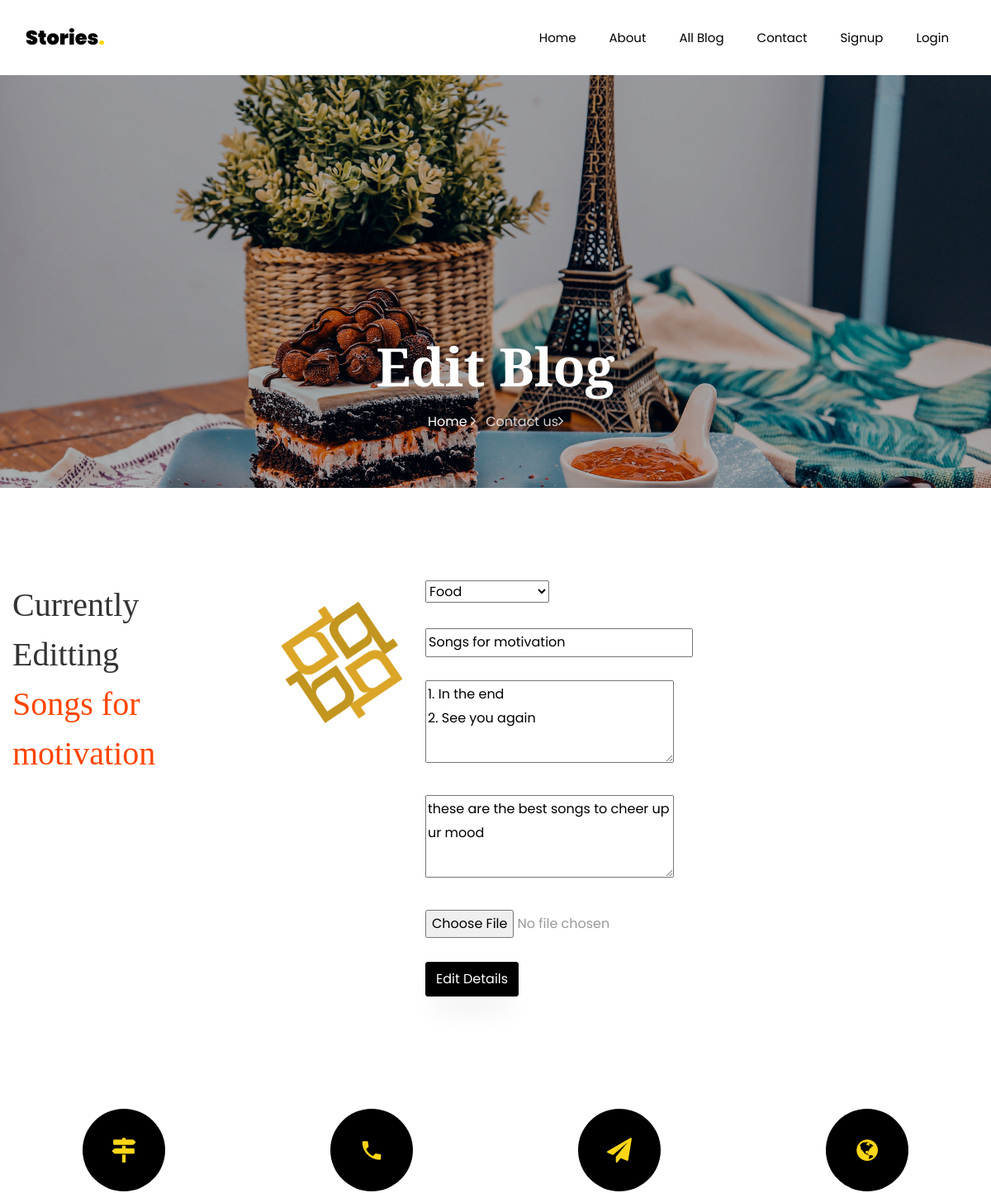
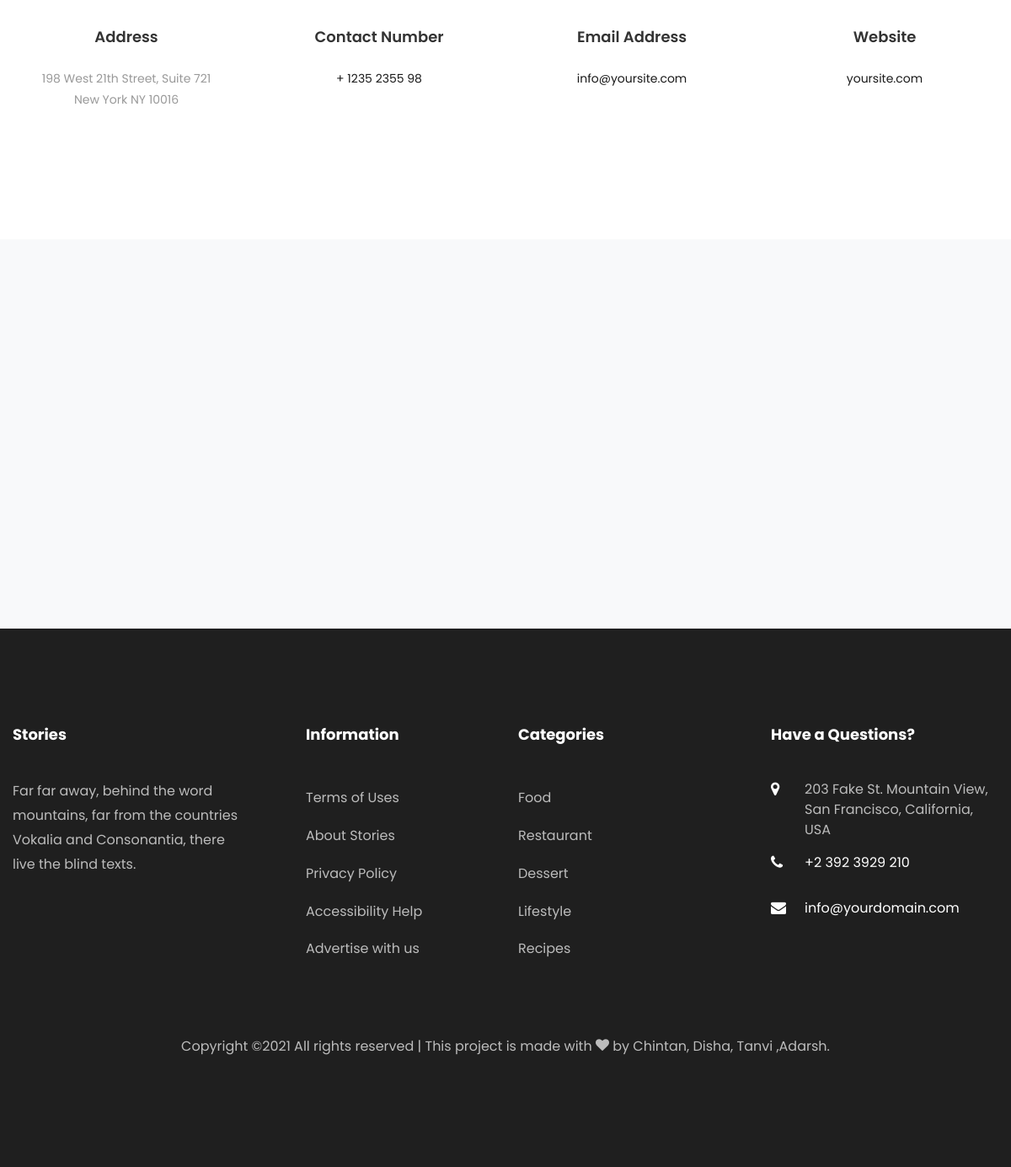
Screenshot of /Edit_blog/11/ with the database file from the repository (2 pictures, top to bottom).
### Blog/models.py (models this page shows, shortened)
class BlogModel(models.Model):
    usr = models.ForeignKey(User,on_delete=models.CASCADE,null=True)
    cat = models.ForeignKey(Category,on_delete=models.CASCADE,null=True)
    title = models.CharField(max_length=100,null=True)
    sdes = models.TextField(null=True)
    long_des = models.TextField(null=True)
    date = models.DateField(null=True)
    image = models.FileField(null=True)

### Blog/views.py (the view, shortened to what this page needs)
# urls.py: path('Edit_blog/<int:bid>/', Edit_blog, name='editb'),
def Edit_blog(request,bid):
    blogdata = BlogModel.objects.get(id = bid)
    allcategory = Category.objects.all()
    d = {"blogdata":blogdata,"allcategory":allcategory}
    return render(request,'newtemp/edit.html',d)

### Blog/templates/newtemp/edit.html (shortened to what this page needs)
{% extends 'newtemp/base.html' %}
{% block body %}
{% load static  %}
    <section class="hero-wrap hero-wrap-2" style="background-image: url({% static 'images/bg_4.jpg' %});">
      <div class="overlay"></div>
      <div class="container">
        <div class="row no-gutters slider-text align-items-end justify-content-center">
          <div class="col-md-9 ftco-animate pb-5 text-center">
            <h1 class="mb-3 bread">Edit Blog</h1>
            <p class="breadcrumbs"><span class="mr-2"><a href="index.html">Home <i class="ion-ios-arrow-forward"></i></a></span> <span>Contact us<i class="ion-ios-arrow-forward"></i></span></p>
          </div>
        </div>
      </div>
    </section>
    <section class="ftco-section ftco-no-pb contact-section">
      <div class="container">
        <div class="row block-9">
            <div class="col-md-3 order-md-last d-flex">
            <h1>Currently Editting <p style="color:orangered">{{ blogdata.title }}</p></h1>
            </div>
          <div class="col-md-6 order-md-last d-flex">
   {% if blogdata.image %}
    <img src="{{ blogdata.image.url }}" height="200px;" width="200px;">
    <br><br>
    {% else %}
    <h3>No Image</h3>
    {% endif %}
    <form action="" method="post" enctype="multipart/form-data">
        <select name="cat">
            {% for i in allcategory %}
            {% if i.id == blogdata.cat.id %}
            <option value="{{ i.id }}" selected>{{ i.name }}</option>
            {% else %}
             <option value="{{ i.id }}" >{{ i.name }}</option>
            {% endif %}
            {% endfor %}
        </select><br><br>
        <input type="text" placeholder="Title" name="bname" value="{{blogdata.title}}"/><br><br>
        <textarea placeholder="Short Description"  name="short"
        style="height:100px;">{{ blogdata.sdes }}</textarea><br><br>
        <textarea placeholder="Long Description"
                  name="long" style="height:100px;">{{ blogdata.long_des }}</textarea><br><br>
        <input type="file"  name="img"><br><br>
        <input type="submit" class="btn btn-black py-2" value="Edit Details">
    </form>
          </div>
        </div>
      </div>
    </section>
		<section class="ftco-section contact-section">
      <div class="container">
        <div class="row d-flex contact-info">
          <div class="col-md-3 d-flex">
          	<div class="align-self-stretch box p-4 text-center">
          		<div class="icon d-flex align-items-center justify-content-center">
          			<span class="icon-map-signs"></span>
          		</div>
          		<h3 class="mb-4">Address</h3>
	            <p>198 West 21th Street, Suite 721 New York NY 10016</p>
	          </div>
          </div>
          <div class="col-md-3 d-flex">
          	<div class="align-self-stretch box p-4 text-center">
          		<div class="icon d-flex align-items-center justify-content-center">
          			<span class="icon-phone2"></span>
          		</div>
          		<h3 class="mb-4">Contact Number</h3>
	            <p><a href="tel://1234567920">+ 1235 2355 98</a></p>
	          </div>
          </div>
          <div class="col-md-3 d-flex">
          	<div class="align-self-stretch box p-4 text-center">
          		<div class="icon d-flex align-items-center justify-content-center">
          			<span class="icon-paper-plane"></span>
          		</div>
          		<h3 class="mb-4">Email Address</h3>
	            <p><a href="mailto:info@yoursite.com">info@yoursite.com</a></p>
	          </div>
          </div>
          <div class="col-md-3 d-flex">
          	<div class="align-self-stretch box p-4 text-center">
          		<div class="icon d-flex align-items-center justify-content-center">
          			<span class="icon-globe"></span>
          		</div>
          		<h3 class="mb-4">Website</h3>
	            <p><a href="#">yoursite.com</a></p>
	          </div>
          </div>
        </div>
      </div>
    </section>
{% endblock %}

### Blog/static/css/icomoon.css (style rules this page uses)
[class^="icon-"], [class*=" icon-"] { font-family: 'icomoon' !important; speak: none; font-style: normal; font-weight: normal; font-variant: normal; text-transform: none; line-height: 1; -webkit-font-smoothing: antialiased; -moz-osx-font-smoothing: grayscale; }
.icon-globe:before { content: "\f0ac"; }
.icon-paper-plane:before { content: "\f1d8"; }
.icon-map-signs:before { content: "\f277"; }
.icon-phone2:before { content: "\e0cd"; }

### rows the page displays
BlogModel: title "Songs for motivation", image (picture), bname "Songs for motivation", short "1. In the end 2. See you again", long "these are the best songs to cheer up ur mood"

### other values shown
form field cat "Food"
